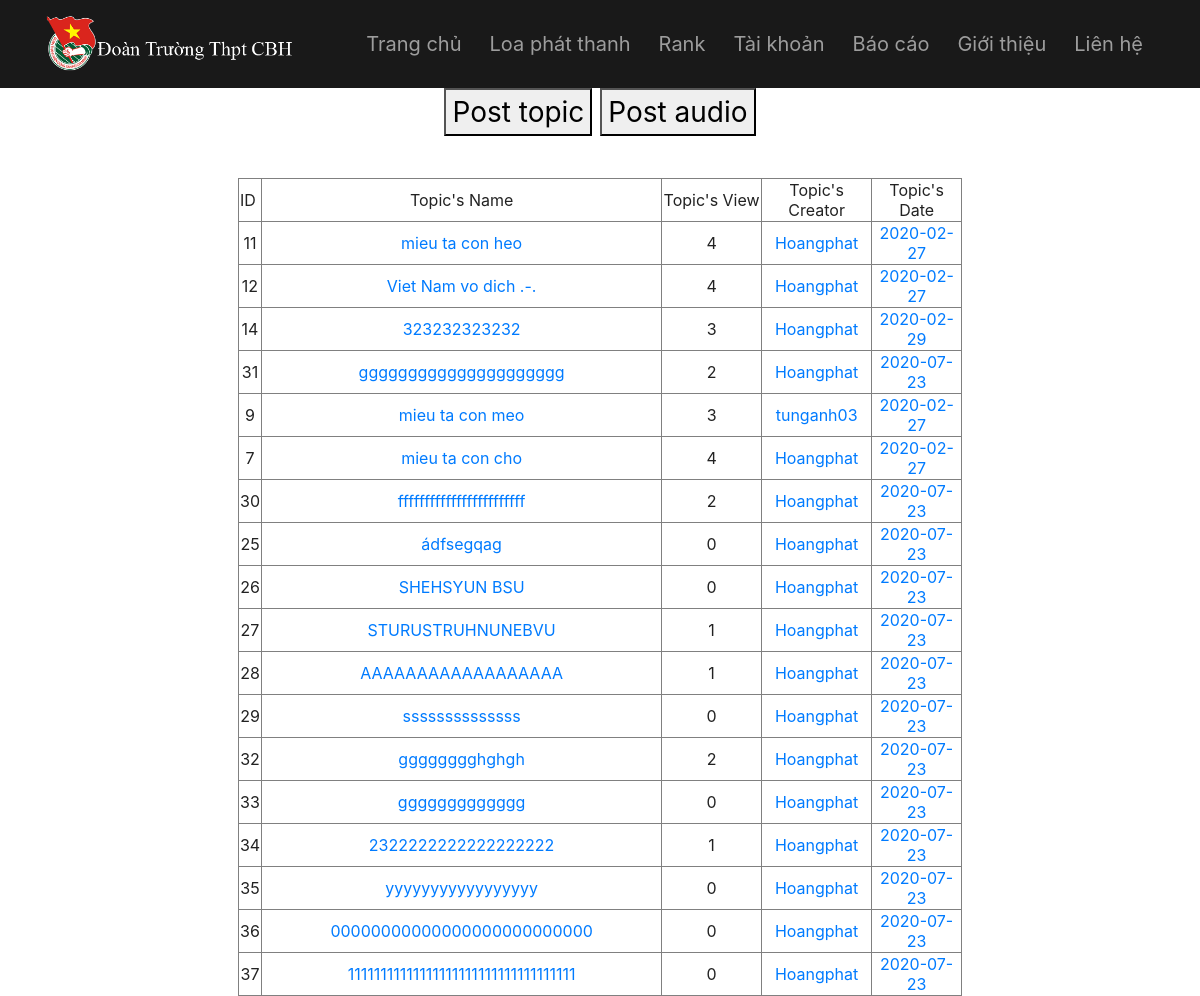
Screenshot of /mainbeta/main/index.php (signed in) with the database file from the repository.
### tables this page shows
CREATE TABLE IF NOT EXISTS `topics` (
  `topic_id` int(11) NOT NULL AUTO_INCREMENT,
  `topic_name` varchar(9999) NOT NULL,
  `topic_content` mediumtext NOT NULL,
  `topic_creator` varchar(9999) NOT NULL,
  `view` int(11) NOT NULL DEFAULT '0',
  `date` date NOT NULL,
  PRIMARY KEY (`topic_id`)
);

### mainbeta/main/index.php (the view, shortened to what this page needs)
<?php
	if ($_SESSION['username']) {
?>
<html>
<head>
</head>
<body>
	<?php include("header.php"); ?>
	<center>
		<a href="post.php"><button>Post topic</button></a>
		<a href="audio.php"><button>Post audio</button></a><br/><br/>
	<?php echo '<table border ="1px;">';?>
			<tr> <td><span>ID</span> </td>
					<td width="400px;" style="text-align: center" > Topic's Name </td>
					<td width="100px;" style="text-align: center" > Topic's View </td>
					<td width="110px;" style="text-align: center" > Topic's Creator </td>
					<td width="90px;" style="text-align: center" > Topic's Date </td>
			</tr>
	</center>
</body>
</html>
<?php
	$conn = new mysqli($servername, $username, $password, $dbname);
	$sql = "SELECT * FROM topics";
	$result = $conn->query($sql);
	if(!@$_GET['date']){
	if ($result->num_rows > 0) {
		while($row = $result->fetch_assoc()) {
			$id=$row['topic_id'];
			echo "<center><tr>";
			echo "<td style='text-align:center;'>".$row['topic_id']."</td>";
			echo "<td style='text-align:center;'><a href='topic.php?id=$id'>".$row['topic_name']."</a></td>";
			echo "<td style='text-align:center;'>".$row['view']."</td>";
			$query_u = "SELECT * FROM users WHERE username='".$row['topic_creator']."'";
			$results_u = mysqli_query($db, $query_u);
			while($row_u=mysqli_fetch_assoc($results_u)){
						$user_id=$row_u['id'];
			}
			echo "<td style='text-align:center;'><a href='profile.php?id=$user_id'>".$row['topic_creator']."</a></td>";
			$get_date=$row['date'];
			echo "<td style='text-align:center;'><a href='index.php?date=$get_date'>".$row['date']."</a></td>";
			echo "</tr></center>";
    }
}else {
		echo "Không bài viết";
	}
}
	}else {
		echo " bạn cần đăng nhập ";
		header('location: login.php');
	}
?>

### mainbeta/main/header.php (shortened to what this page needs)
<?php
	if(@$_SESSION['username']){
?>
	<html>
<head>
	<link rel="stylesheet" href="https://maxcdn.bootstrapcdn.com/bootstrap/4.1.3/css/bootstrap.min.css">
    <link href="https://use.fontawesome.com/releases/v5.0.4/css/all.css" rel="stylesheet">
    <link href="./style.css" rel="stylesheet">
</head>
<body>
<nav class="navbar navbar-expand-md navbar-light bg-light sticky-top">
	<div class="container-fluid">
		<a class="navbar-branch" href="gioithieu.php">
			<img src="./images/logo.png" height="60">
		</a>
	<div class="collapse navbar-collapse" id="navbarResponsive">
		<ul class="navbar-nav ml-auto">
				<li class="nav-item">
					<a class="nav-link active" href="index.php">Trang chủ</a>
				</li>
				<li class="nav-item">
					<a class="nav-link" href="loaphatthanh.php">Loa phát thanh</a>
				</li>
				<li class="nav-item">
					<a class="nav-link" href="rank.php">Rank</a>
				</li>
				<li class="nav-item">
					<a class="nav-link" href="account.php">Tài khoản</a>
				</li>
				<li class="nav-item">
					<a class="nav-link" href="baocao.php">Báo cáo</a>
				</li>
				<li class="nav-item">
					<a class="nav-link" href="gioithieu.php">Giới thiệu</a>
				</li>
				<li class="nav-item">
					<a class="nav-link" href="#">Liên hệ</a>
				</li>
			</ul>
		</div>
	</div>
</nav>
</body>
<?php
	}else
	{
		header("Location: Login.php");
	}
?>

### mainbeta/main/style.css (style rules this page uses)
html, body { width: 100%; height: 100%; font-size: 28px; color: #222; }
.navbar { background-color: rgba(0,0,0,0.9) !important; }
.navbar li a { font-size: 20px; color: #9D9D9D !important; }

### rows the page displays
topics: topic_id "11", topic_name "mieu ta con heo", view "4", topic_creator "Hoangphat", date "2020-02-27"
topics: topic_id "12", topic_name "Viet Nam vo dich .-.", view "4", topic_creator "Hoangphat", date "2020-02-27"
topics: topic_id "14", topic_name "323232323232", view "3", topic_creator "Hoangphat", date "2020-02-29"
topics: topic_id "31", topic_name "ggggggggggggggggggggg", view "2", topic_creator "Hoangphat", date "2020-07-23"
topics: topic_id "9", topic_name "mieu ta con meo", view "3", topic_creator "tunganh03", date "2020-02-27"
topics: topic_id "7", topic_name "mieu ta con cho", view "4", topic_creator "Hoangphat", date "2020-02-27"
topics: topic_id "30", topic_name "ffffffffffffffffffffffff", view "2", topic_creator "Hoangphat", date "2020-07-23"
topics: topic_id "25", topic_name "ádfsegqag", view "0", topic_creator "Hoangphat", date "2020-07-23"
topics: topic_id "26", topic_name "SHEHSYUN BSU", view "0", topic_creator "Hoangphat", date "2020-07-23"
topics: topic_id "27", topic_name "STURUSTRUHNUNEBVU", view "1", topic_creator "Hoangphat", date "2020-07-23"
topics: topic_id "28", topic_name "AAAAAAAAAAAAAAAAAA", view "1", topic_creator "Hoangphat", date "2020-07-23"
topics: topic_id "29", topic_name "ssssssssssssss", view "0", topic_creator "Hoangphat", date "2020-07-23"
topics: topic_id "32", topic_name "gggggggghghgh", view "2", topic_creator "Hoangphat", date "2020-07-23"
topics: topic_id "33", topic_name "ggggggggggggg", view "0", topic_creator "Hoangphat", date "2020-07-23"
topics: topic_id "34", topic_name "2322222222222222222", view "1", topic_creator "Hoangphat", date "2020-07-23"
topics: topic_id "35", topic_name "yyyyyyyyyyyyyyyyy", view "0", topic_creator "Hoangphat", date "2020-07-23"
topics: topic_id "36", topic_name "00000000000000000000000000", view "0", topic_creator "Hoangphat", date "2020-07-23"
topics: topic_id "37", topic_name "11111111111111111111111111111111111", view "0", topic_creator "Hoangphat", date "2020-07-23"
